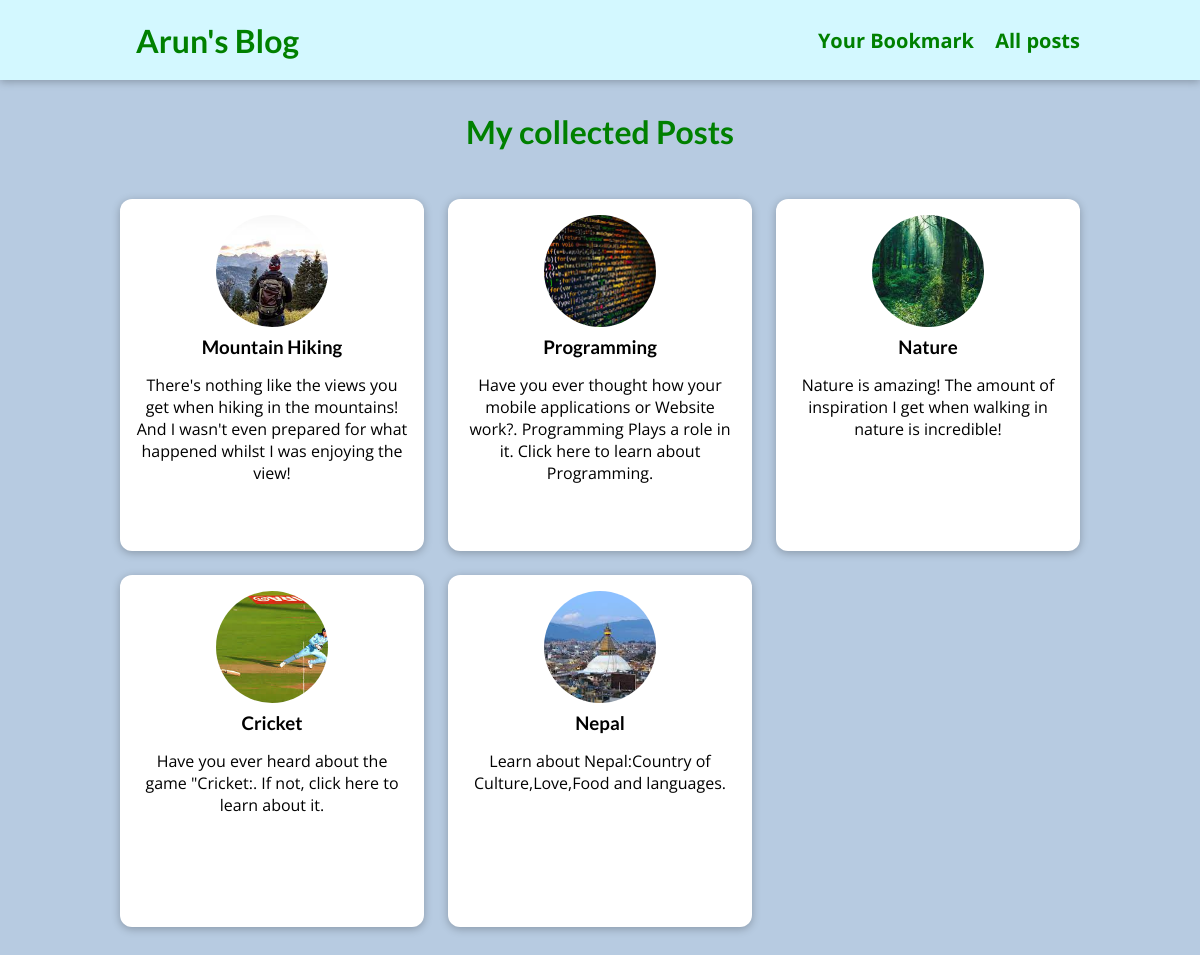
The app's page /posts, older data.
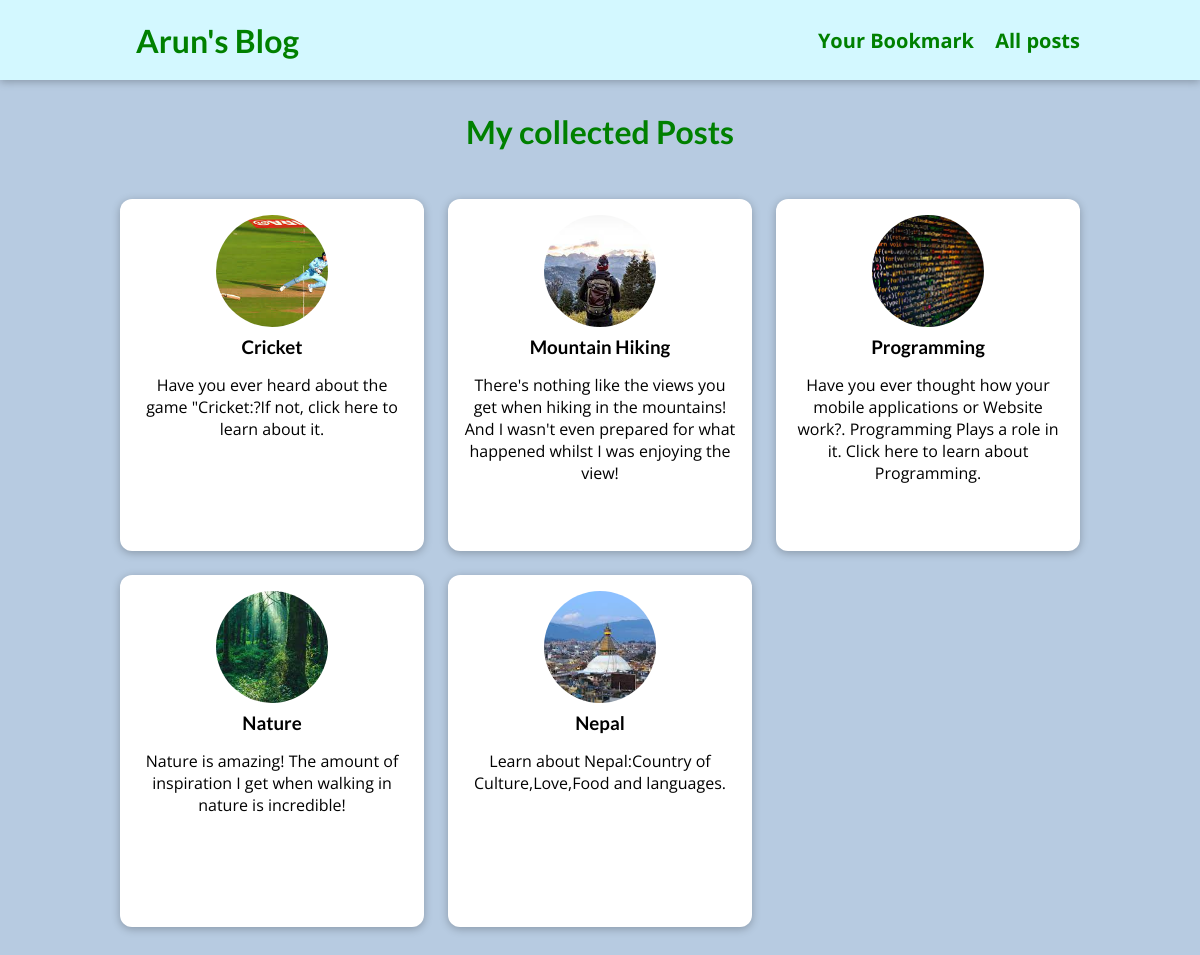
The same page, newer data.
### blog/models.py (models this page shows, shortened)
class Post(models.Model):
    title = models.CharField(max_length=50)
    image_name = models.ImageField(upload_to="posts",null=True)
    date = models.DateTimeField(auto_now=True)
    excerpt = models.CharField(max_length=200)
    content = models.TextField(validators=[MinLengthValidator(10)])
    author = models.ForeignKey(Author,on_delete=models.SET_NULL,related_name="posts",null=True)
    slug = models.SlugField(unique = True, db_index=True)
    tag = models.ManyToManyField(Tag)

### blog/views.py (the view)
# urls.py: path("posts", views.posts, name="posts-page"),
def posts(request):
  all_posts = Post.objects.all().order_by("-date")
  return render(request, "blog/all-posts.html", {"posts":all_posts})

### blog/templates/blog/all-posts.html (shortened to what this page needs)
{% extends "base.html" %}
{% load static%}
   {% block css_files%}
   <link rel="stylesheet" href="{% static "blog/post.css" %}"/>
   <link rel="stylesheet" href="{% static "blog/all_posts.css" %}"/>
   {% endblock%}
   {% block content%}
   <section id="all-posts">
       <h2><span style="color:green;font-weight:bold">My collected Posts</span> </h2>
       <ul>
         {% for post in posts %}
          {% include "blog/includes/post.html"%}
        {% endfor %}
       </ul>
   {% endblock %}

### blog/templates/blog/includes/post.html
{% load static%}
<li>
    <article class="post">
      <a href="{% url "post-detail" post.slug%}">
        <img src="{{post.image_name.url}}" alt="{{post.title}}"/>
        <div class="post_content">
          <h3> {{ post.title }} </h3>
          <p>{{post.excerpt}}</p>
        </div>
      </a>
    </article>
  </li>

Row changes from the older to the newer data that the page shows:
changed Post "Cricket": excerpt "Have you ever heard about the game \"Cricket:. If not, click here to learn about it." → "Have you ever heard about the game \"Cricket:?If not, click here to learn about it."; moves up the list
